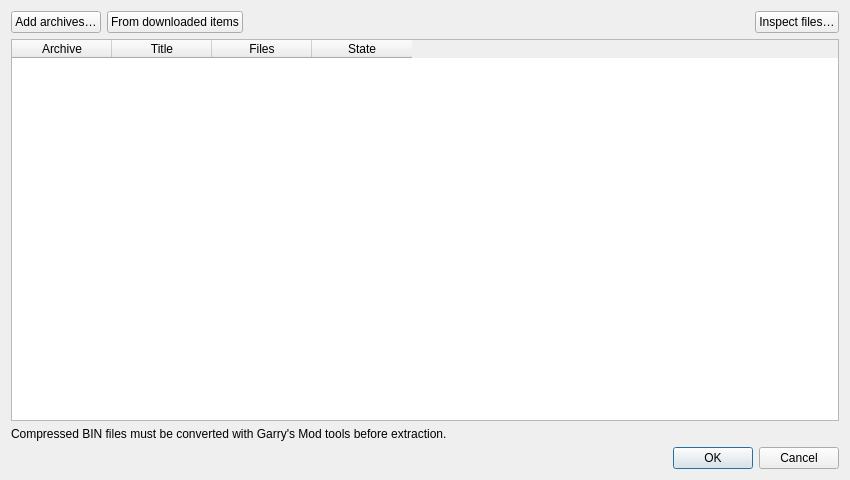
<?xml version="1.0" encoding="UTF-8"?>
<ui version="4.0">
 <class>ArchiveDialog</class>
 <widget class="QDialog" name="ArchiveDialog">
  <property name="windowTitle">
   <string>Garry's Mod archives</string>
  </property>
  <property name="geometry">
   <rect>
    <x>0</x>
    <y>0</y>
    <width>850</width>
    <height>480</height>
   </rect>
  </property>
  <layout class="QVBoxLayout" name="layout" stretch="0,1,0,0">
   <item>
    <layout class="QHBoxLayout" name="actions">
     <item>
      <widget class="QPushButton" name="add">
       <property name="text">
        <string>Add archives…</string>
       </property>
      </widget>
     </item>
     <item>
      <widget class="QPushButton" name="downloaded">
       <property name="text">
        <string>From downloaded items</string>
       </property>
      </widget>
     </item>
     <item>
      <spacer name="actionsSpace">
       <property name="orientation">
        <enum>Qt::Horizontal</enum>
       </property>
       <property name="sizeHint">
        <size>
         <width>20</width>
         <height>20</height>
        </size>
       </property>
      </spacer>
     </item>
     <item>
      <widget class="QPushButton" name="inspect">
       <property name="text">
        <string>Inspect files…</string>
       </property>
      </widget>
     </item>
    </layout>
   </item>
   <item>
    <widget class="QTableWidget" name="table">
     <property name="alternatingRowColors">
      <bool>true</bool>
     </property>
     <property name="showGrid">
      <bool>false</bool>
     </property>
     <property name="wordWrap">
      <bool>false</bool>
     </property>
     <property name="selectionBehavior">
      <enum>QAbstractItemView::SelectRows</enum>
     </property>
     <property name="selectionMode">
      <enum>QAbstractItemView::ExtendedSelection</enum>
     </property>
     <property name="editTriggers">
      <enum>QAbstractItemView::NoEditTriggers</enum>
     </property>
     <column>
      <property name="text">
       <string>Archive</string>
      </property>
     </column>
     <column>
      <property name="text">
       <string>Title</string>
      </property>
     </column>
     <column>
      <property name="text">
       <string>Files</string>
      </property>
     </column>
     <column>
      <property name="text">
       <string>State</string>
      </property>
     </column>
     <attribute name="verticalHeaderVisible">
      <bool>false</bool>
     </attribute>
     <attribute name="verticalHeaderDefaultSectionSize">
      <number>28</number>
     </attribute>
    </widget>
   </item>
   <item>
    <widget class="QLabel" name="note">
     <property name="text">
      <string>Compressed BIN files must be converted with Garry's Mod tools before extraction.</string>
     </property>
     <property name="wordWrap">
      <bool>true</bool>
     </property>
     <property name="textFormat">
      <enum>Qt::PlainText</enum>
     </property>
    </widget>
   </item>
   <item>
    <widget class="QDialogButtonBox" name="buttons">
     <property name="standardButtons">
      <set>QDialogButtonBox::Ok|QDialogButtonBox::Cancel</set>
     </property>
    </widget>
   </item>
  </layout>
 </widget>
 <resources />
 <connections />
</ui>
